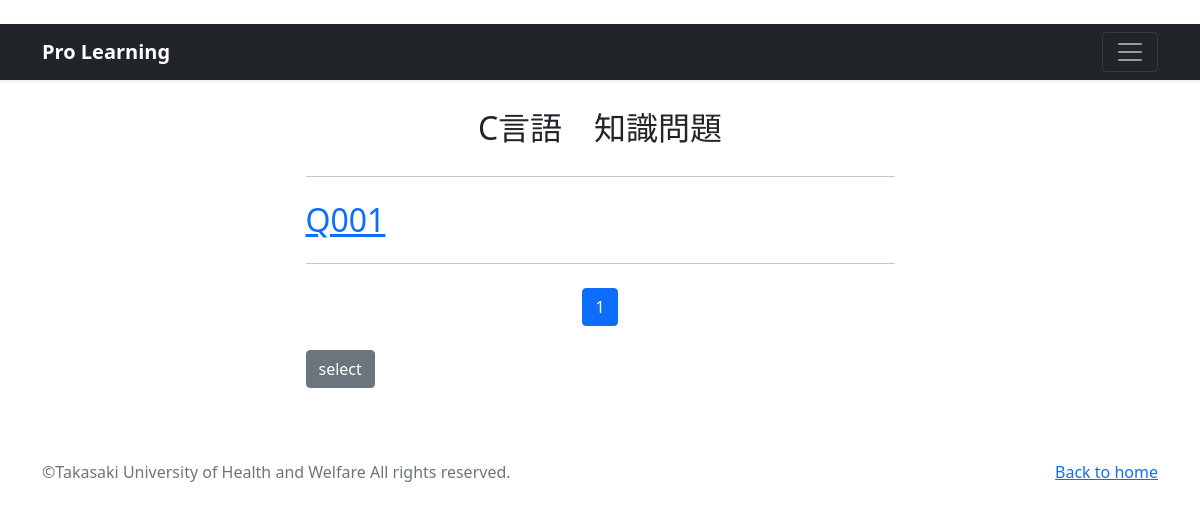
Before: /Q-list/ with the older database file.
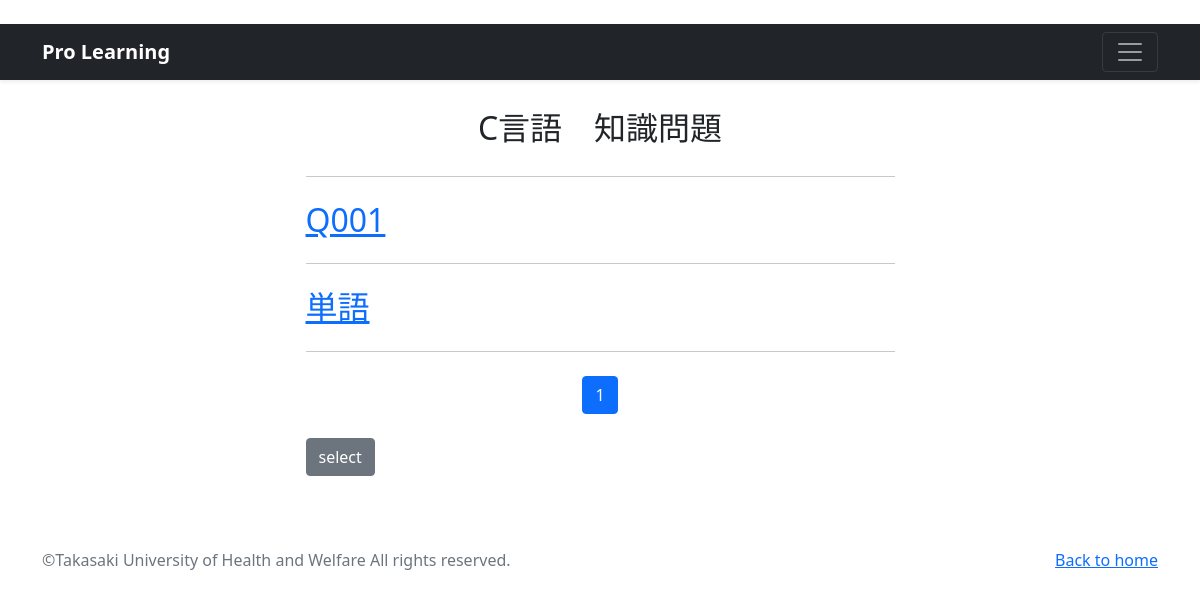
After: the same page with the newer database file.
### program/models.py (models this page shows, shortened)
class Q_knowledge(models.Model):
    CATEGORY = (('basic','基礎問題',),
                ('advanced','応用問題'))
    title = models.CharField(
        verbose_name='タイトル',
        max_length=200
        )
    question = models.TextField(
        verbose_name='問題文'
        )
    select1 = models.CharField(
        verbose_name='選択１',
        max_length=200
        )
    select2 = models.CharField(
        verbose_name='選択2',
        max_length=200
        )
    select3 = models.CharField(
        verbose_name='選択3',
        max_length=200
        )
    select4 = models.CharField(
        verbose_name='選択4',
        max_length=200
        )
    select5 = models.CharField(
        verbose_name='選択5',
        max_length=200
        )
    answer = models.CharField(
        verbose_name='答え',
        max_length=200
        )

### program/views.py (the view)
def Q_learning_view(request):
    records = Q_knowledge.objects.order_by('title')
    paginator = Paginator(records, 5)
    page_number  = request.GET.get('page', 1)
    pages = paginator.page(page_number)
    return render(
        request, 'Q_list.html', {'orderby_records': pages})

### program/templates/Q_list.html (shortened to what this page needs)
{% extends 'base.html' %}
{% load static %}
{% block contents %}
<div class="container px-4 px-lg-5">
    <div class="row gx-4 gx-lg-5 justify-content-center">
        <div class="col-md-10 col-lg-8 col-xl-7">
            <div class="my-4"><font size="6"><center>C言語　知識問題</center></font></div>
            <hr class="my-4" />
            {% for record in orderby_records %}
            <div class="post-preview">
                <a href="{% url 'program:Q_detail' record.pk %}">
                    <h2 class="post-title">
                        {{record.title}}</h2>
                </a>
            </div>
            <hr class="my-4" />
            {% empty %}
            <p>the list is empty.</p>
            {% endfor %}
            {% include "pagination1.html" %}
            <p><a href="{% url 'program:select' %}"
               class="btn btn-secondary my-2">select</a>
            </p>
        </div>
    </div>
</div>
{% endblock %}

Changed rows visible on the page:
added Q_knowledge: title "単語"
